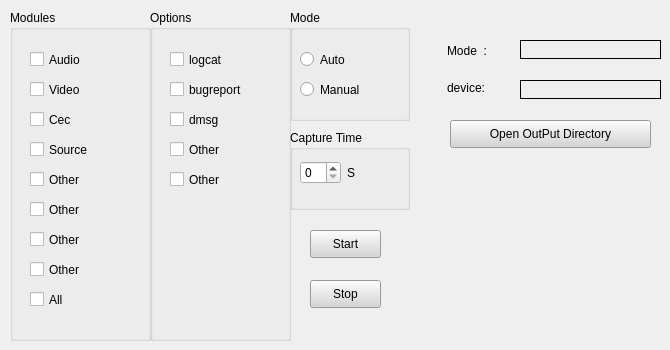
      <widget class="QWidget" name="Home_mulModules_page">
       <widget class="QGroupBox" name="Home_modules_groupBox">
        <property name="geometry">
         <rect>
          <x>10</x>
          <y>10</y>
          <width>141</width>
          <height>331</height>
         </rect>
        </property>
        <property name="title">
         <string>Modules</string>
        </property>
        <widget class="QCheckBox" name="Home_audioModule_checkBox">
         <property name="geometry">
          <rect>
           <x>20</x>
           <y>40</y>
           <width>79</width>
           <height>19</height>
          </rect>
         </property>
         <property name="text">
          <string>Audio</string>
         </property>
        </widget>
        <widget class="QCheckBox" name="Home_videoModule_checkBox">
         <property name="geometry">
          <rect>
           <x>20</x>
           <y>70</y>
           <width>79</width>
           <height>19</height>
          </rect>
         </property>
         <property name="text">
          <string>Video</string>
         </property>
        </widget>
        <widget class="QCheckBox" name="Home_cecModule_checkBox">
         <property name="geometry">
          <rect>
           <x>20</x>
           <y>100</y>
           <width>79</width>
           <height>19</height>
          </rect>
         </property>
         <property name="text">
          <string>Cec</string>
         </property>
        </widget>
        <widget class="QCheckBox" name="Home_sourceModule_checkBox">
         <property name="geometry">
          <rect>
           <x>20</x>
           <y>130</y>
           <width>101</width>
           <height>19</height>
          </rect>
         </property>
         <property name="text">
          <string>Source</string>
         </property>
        </widget>
        <widget class="QCheckBox" name="Home_otherModule1_checkBox">
         <property name="geometry">
          <rect>
           <x>20</x>
           <y>160</y>
           <width>79</width>
           <height>19</height>
          </rect>
         </property>
         <property name="text">
          <string>Other</string>
         </property>
        </widget>
        <widget class="QCheckBox" name="Home_otherModule2_checkBox">
         <property name="geometry">
          <rect>
           <x>20</x>
           <y>190</y>
           <width>79</width>
           <height>19</height>
          </rect>
         </property>
         <property name="text">
          <string>Other</string>
         </property>
        </widget>
        <widget class="QCheckBox" name="Home_otherModule3_checkBox">
         <property name="geometry">
          <rect>
           <x>20</x>
           <y>220</y>
           <width>79</width>
           <height>19</height>
          </rect>
         </property>
         <property name="text">
          <string>Other</string>
         </property>
        </widget>
        <widget class="QCheckBox" name="Home_otherModule4_checkBox">
         <property name="geometry">
          <rect>
           <x>20</x>
           <y>250</y>
           <width>79</width>
           <height>19</height>
          </rect>
         </property>
         <property name="text">
          <string>Other</string>
         </property>
        </widget>
        <widget class="QCheckBox" name="Home_allModule_checkBox">
         <property name="geometry">
          <rect>
           <x>20</x>
           <y>280</y>
           <width>79</width>
           <height>19</height>
          </rect>
         </property>
         <property name="text">
          <string>All</string>
         </property>
        </widget>
       </widget>
       <widget class="QGroupBox" name="Home_debugOptions_groupBox">
        <property name="geometry">
         <rect>
          <x>150</x>
          <y>10</y>
          <width>141</width>
          <height>331</height>
         </rect>
        </property>
        <property name="title">
         <string>Options</string>
        </property>
        <widget class="QCheckBox" name="Home_logcatOption_checkBox">
         <property name="geometry">
          <rect>
           <x>20</x>
           <y>40</y>
           <width>91</width>
           <height>19</height>
          </rect>
         </property>
         <property name="text">
          <string>logcat</string>
         </property>
        </widget>
        <widget class="QCheckBox" name="Home_bugreportOption_checkBox">
         <property name="geometry">
          <rect>
           <x>20</x>
           <y>70</y>
           <width>121</width>
           <height>19</height>
          </rect>
         </property>
         <property name="text">
          <string>bugreport</string>
         </property>
        </widget>
        <widget class="QCheckBox" name="Home_dmsgOption_checkBox">
         <property name="geometry">
          <rect>
           <x>20</x>
           <y>100</y>
           <width>79</width>
           <height>19</height>
          </rect>
         </property>
         <property name="text">
          <string>dmsg</string>
         </property>
        </widget>
        <widget class="QCheckBox" name="Home_otherOption1_checkBox">
         <property name="geometry">
          <rect>
           <x>20</x>
           <y>130</y>
           <width>79</width>
           <height>19</height>
          </rect>
         </property>
         <property name="text">
          <string>Other</string>
         </property>
        </widget>
        <widget class="QCheckBox" name="Home_otherOption2_checkBox">
         <property name="geometry">
          <rect>
           <x>20</x>
           <y>160</y>
           <width>79</width>
           <height>19</height>
          </rect>
         </property>
         <property name="text">
          <string>Other</string>
         </property>
        </widget>
       </widget>
       <widget class="QGroupBox" name="Home_debugMode_groupBox">
        <property name="geometry">
         <rect>
          <x>290</x>
          <y>10</y>
          <width>120</width>
          <height>111</height>
         </rect>
        </property>
        <property name="title">
         <string>Mode</string>
        </property>
        <widget class="QRadioButton" name="Home_autoMode_radioButton">
         <property name="geometry">
          <rect>
           <x>10</x>
           <y>40</y>
           <width>102</width>
           <height>19</height>
          </rect>
         </property>
         <property name="text">
          <string>Auto</string>
         </property>
        </widget>
        <widget class="QRadioButton" name="Home_menuMode_radioButton">
         <property name="geometry">
          <rect>
           <x>10</x>
           <y>70</y>
           <width>102</width>
           <height>19</height>
          </rect>
         </property>
         <property name="text">
          <string>Manual</string>
         </property>
        </widget>
       </widget>
       <widget class="QGroupBox" name="Home_captureTime_groupBox">
        <property name="geometry">
         <rect>
          <x>290</x>
          <y>130</y>
          <width>120</width>
          <height>80</height>
         </rect>
        </property>
        <property name="title">
         <string>Capture Time</string>
        </property>
        <widget class="QWidget" name="layoutWidget">
         <property name="geometry">
          <rect>
           <x>10</x>
           <y>30</y>
           <width>65</width>
           <height>25</height>
          </rect>
         </property>
         <layout class="QHBoxLayout" name="horizontalLayout_4">
          <item>
           <widget class="QSpinBox" name="Home_captureTime_spinBox"/>
          </item>
          <item>
           <widget class="QLabel" name="time_s_label">
            <property name="text">
             <string>S</string>
            </property>
           </widget>
          </item>
         </layout>
        </widget>
       </widget>
       <widget class="QPushButton" name="Home_startCapture_btn">
        <property name="geometry">
         <rect>
          <x>310</x>
          <y>230</y>
          <width>71</width>
          <height>28</height>
         </rect>
        </property>
        <property name="styleSheet">
         <string notr="true">background-color:#D5D5D5</string>
        </property>
        <property name="text">
         <string>Start</string>
        </property>
       </widget>
       <widget class="QPushButton" name="Home_stopCapture_btn">
        <property name="geometry">
         <rect>
          <x>310</x>
          <y>280</y>
          <width>71</width>
          <height>28</height>
         </rect>
        </property>
        <property name="styleSheet">
         <string notr="true">background-color:#D5D5D5</string>
        </property>
        <property name="text">
         <string>Stop</string>
        </property>
       </widget>
       <widget class="QLabel" name="label_37">
        <property name="geometry">
         <rect>
          <x>520</x>
          <y>40</y>
          <width>141</width>
          <height>19</height>
         </rect>
        </property>
        <property name="frameShape">
         <enum>QFrame::Box</enum>
        </property>
        <property name="text">
         <string/>
        </property>
       </widget>
       <widget class="QLabel" name="label_38">
        <property name="geometry">
         <rect>
          <x>447</x>
          <y>43</y>
          <width>71</width>
          <height>16</height>
         </rect>
        </property>
        <property name="text">
         <string>Mode  :</string>
        </property>
       </widget>
       <widget class="QLabel" name="label_39">
        <property name="geometry">
         <rect>
          <x>447</x>
          <y>80</y>
          <width>71</width>
          <height>16</height>
         </rect>
        </property>
        <property name="text">
         <string>device:</string>
        </property>
       </widget>
       <widget class="QLabel" name="label_40">
        <property name="geometry">
         <rect>
          <x>520</x>
          <y>80</y>
          <width>141</width>
          <height>19</height>
         </rect>
        </property>
        <property name="frameShape">
         <enum>QFrame::Box</enum>
        </property>
        <property name="text">
         <string/>
        </property>
       </widget>
       <widget class="QPushButton" name="Home_outputDir_btn">
        <property name="geometry">
         <rect>
          <x>450</x>
          <y>120</y>
          <width>201</width>
          <height>28</height>
         </rect>
        </property>
        <property name="styleSheet">
         <string notr="true">background-color:#D5D5D5</string>
        </property>
        <property name="text">
         <string>Open OutPut Directory</string>
        </property>
       </widget>
      </widget>
